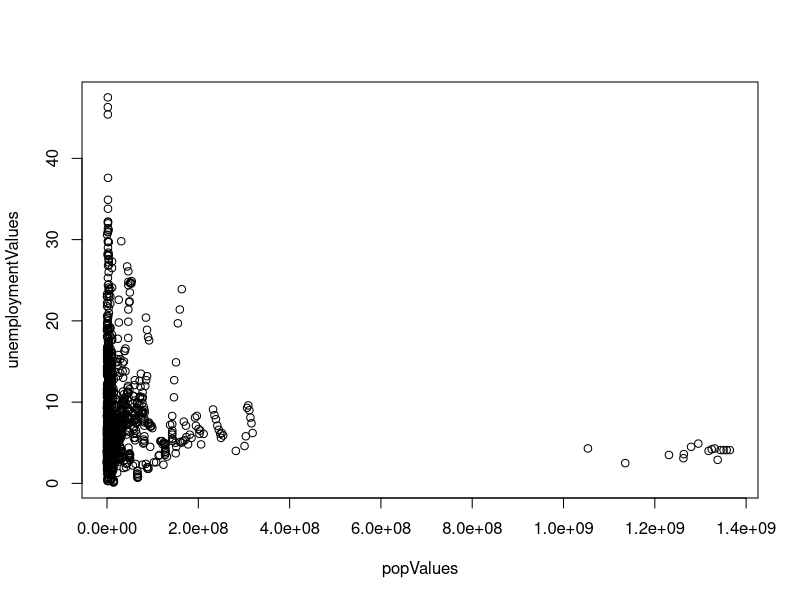

Source code (R):
## ---- chunk 1

rm(list=ls())

library(readr)
library(dplyr)
library(reshape2)

countryData = read_csv("./data/b3f75470-1239-4afb-9776-eaae430ca232_Data.csv")
popSeriesCode = "SP.POP.TOTL"
popData = filter(countryData, `Series Code` == popSeriesCode)

unemploymentSeriesCode = "SL.UEM.TOTL.NE.ZS"
unemploymentData = filter(countryData, `Series Code` == unemploymentSeriesCode)
countryNames = unique(countryData$`Country Name`)

seriesVars = c('1990 [YR1990]', '2000 [YR2000]', '2007 [YR2007]', '2008 [YR2008]', '2009 [YR2009]', '2010 [YR2010]', '2011 [YR2011]', '2012 [YR2012]', '2013 [YR2013]', '2014 [YR2014]', '2015 [YR2015]')
stackedPop = melt(popData, id.vars=c('Country Name'), measure.vars=seriesVars, value.name='v')
stackedUnemployment = melt(unemploymentData, id.vars=c('Country Name'), measure.vars=seriesVars, value.name='v')

popValues = as.numeric(stackedPop$v)
unemploymentValues = as.numeric(stackedUnemployment$v)

## ---- chunk 2
cor.test(popValues, unemploymentValues, use = "complete.obs")

## ---- chunk 3
plot(x=popValues, y=unemploymentValues)
